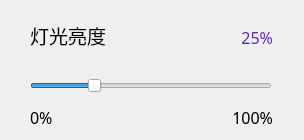
<?xml version="1.0" encoding="UTF-8"?>
<ui version="4.0">
 <class>ModuleEfLumi</class>
 <widget class="QFrame" name="ModuleEfLumi">
  <property name="geometry">
   <rect>
    <x>0</x>
    <y>0</y>
    <width>304</width>
    <height>140</height>
   </rect>
  </property>
  <property name="windowTitle">
   <string>Frame</string>
  </property>
  <widget class="QSlider" name="horizontalSlider">
   <property name="geometry">
    <rect>
     <x>30</x>
     <y>70</y>
     <width>242</width>
     <height>32</height>
    </rect>
   </property>
   <property name="maximum">
    <number>4</number>
   </property>
   <property name="singleStep">
    <number>1</number>
   </property>
   <property name="pageStep">
    <number>1</number>
   </property>
   <property name="value">
    <number>1</number>
   </property>
   <property name="orientation">
    <enum>Qt::Orientation::Horizontal</enum>
   </property>
  </widget>
  <widget class="QLabel" name="labelTitle">
   <property name="geometry">
    <rect>
     <x>30</x>
     <y>20</y>
     <width>101</width>
     <height>31</height>
    </rect>
   </property>
   <property name="font">
    <font>
     <family>MiSans</family>
     <pointsize>14</pointsize>
     <bold>false</bold>
    </font>
   </property>
   <property name="text">
    <string>灯光亮度</string>
   </property>
  </widget>
  <widget class="QLabel" name="labelValue">
   <property name="geometry">
    <rect>
     <x>220</x>
     <y>30</y>
     <width>53</width>
     <height>15</height>
    </rect>
   </property>
   <property name="font">
    <font>
     <family>MiSans</family>
     <pointsize>12</pointsize>
     <bold>false</bold>
    </font>
   </property>
   <property name="styleSheet">
    <string notr="true">color: #6229B4;</string>
   </property>
   <property name="text">
    <string>25%</string>
   </property>
   <property name="alignment">
    <set>Qt::AlignmentFlag::AlignRight|Qt::AlignmentFlag::AlignTrailing|Qt::AlignmentFlag::AlignVCenter</set>
   </property>
  </widget>
  <widget class="QLabel" name="label2">
   <property name="geometry">
    <rect>
     <x>220</x>
     <y>110</y>
     <width>53</width>
     <height>15</height>
    </rect>
   </property>
   <property name="font">
    <font>
     <family>MiSans</family>
     <pointsize>12</pointsize>
     <bold>false</bold>
    </font>
   </property>
   <property name="text">
    <string>100%</string>
   </property>
   <property name="alignment">
    <set>Qt::AlignmentFlag::AlignRight|Qt::AlignmentFlag::AlignTrailing|Qt::AlignmentFlag::AlignVCenter</set>
   </property>
  </widget>
  <widget class="QLabel" name="label1">
   <property name="geometry">
    <rect>
     <x>30</x>
     <y>110</y>
     <width>53</width>
     <height>15</height>
    </rect>
   </property>
   <property name="font">
    <font>
     <family>MiSans</family>
     <pointsize>12</pointsize>
     <bold>false</bold>
    </font>
   </property>
   <property name="text">
    <string>0%</string>
   </property>
  </widget>
 </widget>
 <resources/>
 <connections/>
</ui>
